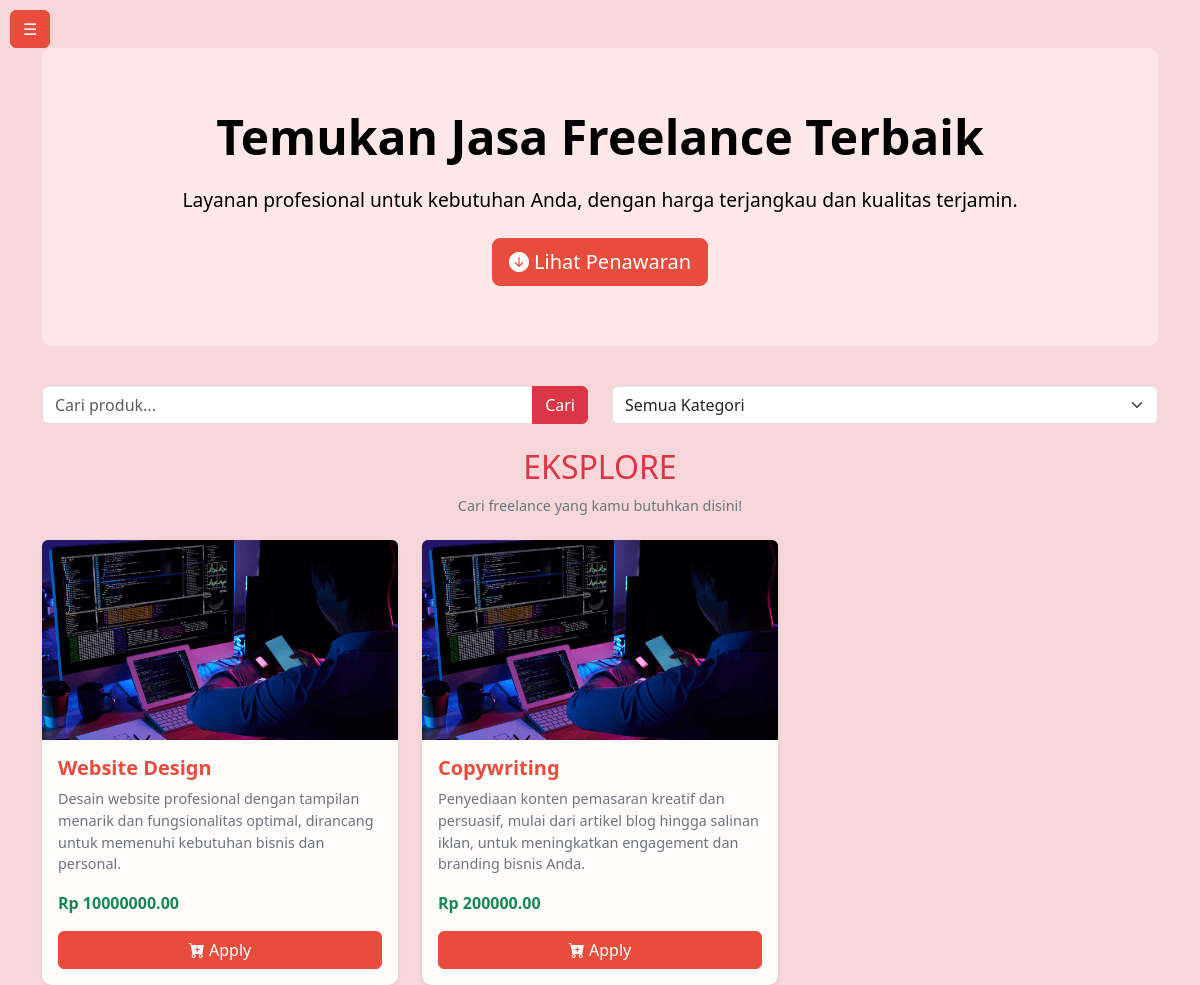
The app's page /accounts/dashboard/ (signed in) with its own data.
### Goleancer/models.py (models this page shows, shortened)
class Product(models.Model):
    name = models.CharField(max_length=100)
    description = models.TextField()
    price = models.DecimalField(max_digits=10, decimal_places=2, default=0.00)
    image = models.ImageField(upload_to='products/', null=True, blank=True)
    category = models.ForeignKey(Category, on_delete=models.SET_NULL, null=True, blank=True)

### Goleancer/views.py (the view)
# urls.py: path('dashboard/', dashboard_view, name='dashboard'),  # URL untuk halaman dashboard
@login_required
def dashboard_view(request):
    search_query = request.GET.get('search', '')
    category_id = request.GET.get('category', '')
    products = Product.objects.all()
    if search_query:
        products = products.filter(name__icontains=search_query)
    if category_id:
        products = products.filter(category_id=category_id)
    categories = Category.objects.all()
    context = {
        'products': products,
        'categories': categories,
        'search_query': search_query,
        'selected_category': category_id,
    }
    return render(request, 'Goleancer/dashboard.html', context)

### Goleancer/templates/Goleancer/dashboard.html (shortened to what this page needs)
{% extends 'Goleancer/base.html' %}
{% load humanize %}
{% block content %}
<!DOCTYPE html>
<html lang="en">
<head>
    <link href="https://cdn.jsdelivr.net/npm/bootstrap@5.3.0-alpha1/dist/css/bootstrap.min.css" rel="stylesheet">
    <link href="https://cdn.jsdelivr.net/npm/bootstrap-icons/font/bootstrap-icons.css" rel="stylesheet">
</head>
<body>
<div class="container mt-5">
    <div class="hero">
        <h1>Temukan Jasa Freelance Terbaik</h1>
        <p class="mb-4">Layanan profesional untuk kebutuhan Anda, dengan harga terjangkau dan kualitas terjamin.</p>
        <a href="#products" class="btn btn-primary btn-lg"><i class="bi bi-arrow-down-circle-fill"></i> Lihat Penawaran</a>
    </div>
    <div class="row mb-4">
        <div class="col-md-6">
            <form method="GET" action="" class="input-group">
                <input type="text" name="search" class="form-control" placeholder="Cari produk..." value="{{ request.GET.search }}">
                <button type="submit" class="btn btn-danger">Cari</button>
            </form>
        </div>
        <div class="col-md-6 text-end">
            <form method="GET" action="" class="input-group">
                <select name="category" class="form-select" onchange="this.form.submit()">
                    <option value="" {% if not request.GET.category %}selected{% endif %}>Semua Kategori</option>
                </select>
            </form>
        </div>
    </div>
    <div id="products" class="text-center mb-4">
        <h2 class="text-danger">EKSPLORE</h2>
        <p class="text-muted">Cari freelance yang kamu butuhkan disini!</p>
    </div>
    <div class="row g-4">
        {% for product in products %}
        <div class="col-sm-6 col-lg-4">
            <div class="card shadow-sm h-100">
                <img src="{{ product.image.url }}" class="card-img-top rounded-top" alt="{{ product.name }}" style="height: 200px; object-fit: cover;">
                <div class="card-body d-flex flex-column">
                    <h5 class="card-title fw-bold">{{ product.name }}</h5>
                    <p class="card-text text-muted small">{{ product.description }}</p>
                    <p>
                        {% if product.discounted_price %}
                        <span class="text-danger"><del>Rp {{ product.price }}</del></span>
                        <span class="text-success fw-bold ms-2">Rp {{ product.discounted_price }}</span>
                        {% else %}
                        <span class="text-success fw-bold">Rp {{ product.price }}</span>
                        {% endif %}
                    </p>
                    <a href="{% url 'user_choices_form' %}" class="btn btn-primary mt-auto">
                        <i class="bi bi-cart-plus-fill"></i> Apply
                    </a>
                </div>
            </div>
        </div>
        {% empty %}
        <div class="col-12 text-center">
            <p class="text-muted fs-5">Tidak ada produk yang tersedia saat ini.</p>
        </div>
        {% endfor %}
    </div>
</div>
</body>
</html>
{% endblock %}

### Goleancer/templates/Goleancer/base.html (shortened to what this page needs)
<!DOCTYPE html>
<html lang="en">
<head>
    <link href="https://cdn.jsdelivr.net/npm/bootstrap@5.3.0-alpha1/dist/css/bootstrap.min.css" rel="stylesheet">
    <link href="https://cdn.jsdelivr.net/npm/bootstrap-icons/font/bootstrap-icons.css" rel="stylesheet">
</head>
<body>
    <button class="btn btn-primary toggle-btn" id="toggle-btn">☰</button>
    <div class="content" id="content">
        {% block content %}{% endblock %}
    </div>
</body>
</html>

### Goleancer/templates/Goleancer/base.html (style rules this page uses)
body { background-color: #f8f9fa; }
.content { margin-left: 0; transition: margin-left 0.3s ease; }
.toggle-btn { position: fixed; top: 10px; left: 10px; z-index: 1100; }

### Goleancer/templates/Goleancer/dashboard.html (style rules this page uses)
body { background-color: #f8d7da; color: #000000; }
.card { border: none; background: rgba(255, 255, 255, 0.9); border-radius: 10px; box-shadow: 0 4px 15px rgba(0, 0, 0, 0.05); transition: box-shadow 0.3s ease; }
.card-title { color: #e74c3c; }
.btn-primary { background-color: #e74c3c; border-color: #e74c3c; }
.text-muted { font-size: 0.9rem; color: #6c757d !important; }
.hero { text-align: center; padding: 60px 20px; background: rgba(255, 235, 238, 0.8); border-radius: 10px; margin-bottom: 40px; }
.hero h1 { font-size: 3rem; font-weight: bold; margin-bottom: 20px; }
.hero p { font-size: 1.2rem; }

### records on screen
Product: image (picture), name "Website Design", description "Desain website profesional dengan tampilan menarik dan fungsionalitas optimal, dirancang untuk memenuhi kebutuhan bisnis dan personal.", price "10000000.00"
Product: image (picture), name "Copywriting", description "Penyediaan konten pemasaran kreatif dan persuasif, mulai dari artikel blog hingga salinan iklan, untuk meningkatkan engagement dan branding bisnis Anda.", price "200000.00"
